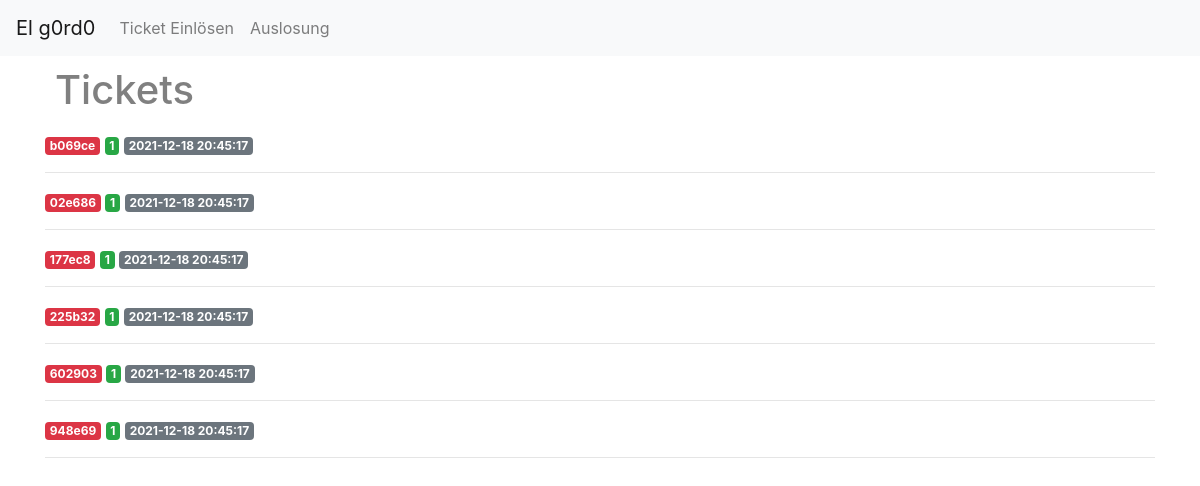
The app's page /tickets, older data.
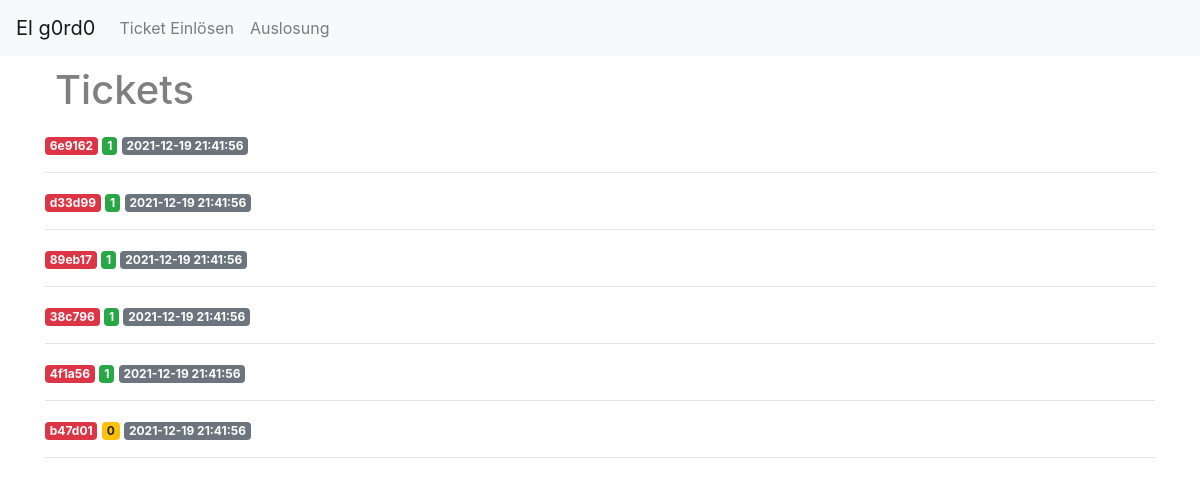
The same page, newer data.
### tables this page shows
CREATE TABLE tickets (
    id INTEGER PRIMARY KEY AUTOINCREMENT,
    created TIMESTAMP NOT NULL DEFAULT CURRENT_TIMESTAMP,
    ticket_id TEXT NOT NULL,
    valid INTEGER NOT NULL
);

### app.py (the view)
@app.route('/tickets')
def tickets():
	conn = get_db_connection()
	tickets = conn.execute('SELECT * FROM tickets').fetchall()
	conn.close()
	return render_template('tickets.html', tickets=tickets)

### app.py (called while the page is built)
def get_db_connection():
	if os.path.isfile('/home/elg0rd0/flask_lottery/database.db'):
		conn = sqlite3.connect('/home/elg0rd0/flask_lottery/database.db')
		print ("running on pyanywhere", file=sys.stderr)
	else:
		conn = sqlite3.connect('database.db')
		print ("running locally", file=sys.stderr)
	conn.row_factory = sqlite3.Row
	return conn

### templates/tickets.html
{% extends 'base.html' %}
{% block content %}
    <h1>{% block title %} Tickets {% endblock %}</h1>
    {% for ticket in tickets %}
        <span class="badge badge-danger">{{ ticket['ticket_id'] }}</span>
        {% if ticket['valid'] == 1 %}
          <span class="badge badge-success">{{ ticket['valid'] }}</span>
        {% else %}
          <span class="badge badge-warning">{{ ticket['valid'] }}</span>
        {% endif %}
        <span class="badge badge-secondary">{{ ticket['created'] }}</span>
        <hr>
    {% endfor %}
{% endblock %}

Row changes from the older to the newer data that the page shows:
removed tickets: ticket_id "b069ce", valid "1", created "2021-12-18 20:45:17"
removed tickets: ticket_id "02e686", valid "1", created "2021-12-18 20:45:17"
removed tickets: ticket_id "177ec8", valid "1", created "2021-12-18 20:45:17"
removed tickets: ticket_id "225b32", valid "1", created "2021-12-18 20:45:17"
removed tickets: ticket_id "602903", valid "1", created "2021-12-18 20:45:17"
removed tickets: ticket_id "948e69", valid "1", created "2021-12-18 20:45:17"
added tickets: ticket_id "6e9162", valid "1", created "2021-12-19 21:41:56"
added tickets: ticket_id "d33d99", valid "1", created "2021-12-19 21:41:56"
added tickets: ticket_id "89eb17", valid "1", created "2021-12-19 21:41:56"
added tickets: ticket_id "38c796", valid "1", created "2021-12-19 21:41:56"
added tickets: ticket_id "4f1a56", valid "1", created "2021-12-19 21:41:56"
added tickets: ticket_id "b47d01", valid "0", created "2021-12-19 21:41:56"
